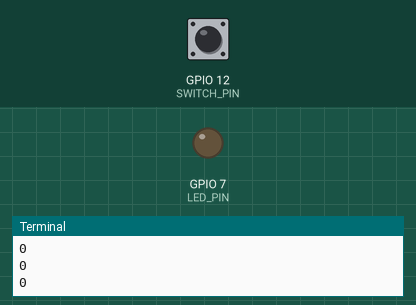
This program was run on a simulated Raspberry Pi (BCM pin numbers). Shown: output pins drawn as LEDs (lit = HIGH), the last lines printed to the terminal. The inputs (shaded band) are chosen by the test bench; at power-on: GPIO 12 (SWITCH_PIN) LOW.

Above: at 1.2 s.
1.3 s: GPIO 12 (SWITCH_PIN) pulled HIGH for 0.15 s
At 1.5 s:
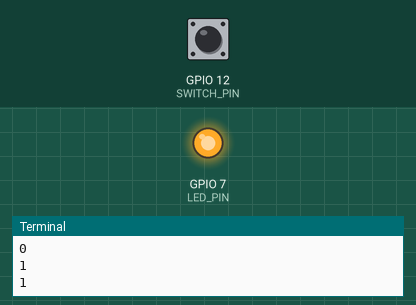
3.1 s: GPIO 12 (SWITCH_PIN) pulled HIGH for 3.2 s
At 7.6 s:
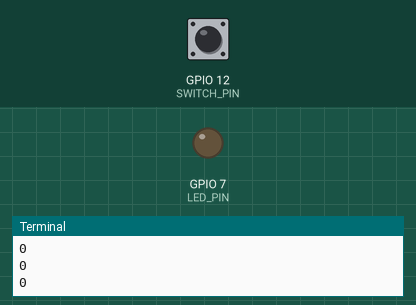
Timing chart, 0 to 9.1 s (numbered marks = the images above; inputs shaded):
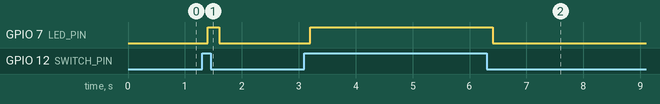

Measured:
- after the input at 1.3 s, GPIO 7 (LED_PIN): LOW → HIGH after 0.10 s, → LOW 0.20 s later
- after the input at 3.1 s, GPIO 7 (LED_PIN): LOW → HIGH after 0.10 s, → LOW 3.2 s later

The program:

switch_led.py
```python
# 스위치로 LED 제어하기
import RPi.GPIO as GPIO
import time

LED_PIN = 7
SWITCH_PIN = 12

GPIO.setmode(GPIO.BCM) # GPIO.BCM 핀번호 체계로 설정
GPIO.setup(LED_PIN, GPIO.OUT)
GPIO.setup(SWITCH_PIN, GPIO.IN, pull_up_down = GPIO.PUD_DOWN)
# 내부 풀다운 저항 pull_up_down = GPIO.PUD_DOWN

try:
    while True:
        val = GPIO.input(SWITCH_PIN) # 누르지 X -- > 0 누르면 --> 1
        print(val)
        time.sleep(0.1)
        GPIO.output(LED_PIN, val)
finally:
    GPIO.cleanup()
    print('cleanup and exit')
```
